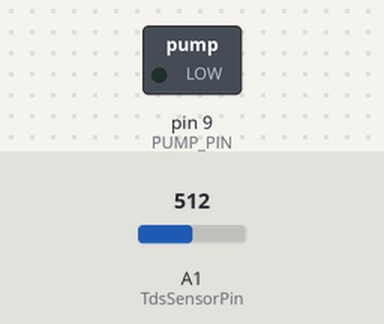
This sketch was run on a simulated Arduino Uno, built with avr-gcc and run on an emulated ATmega328P. Shown: switched loads named in the sketch (green lamp = pin HIGH). Inputs (shaded band) come from the test bench; at power-on: A1 (TdsSensorPin) = 512. What the sketch prints to the serial monitor is not drawn.

Above: at 0.1 s.
At 0.9 s:
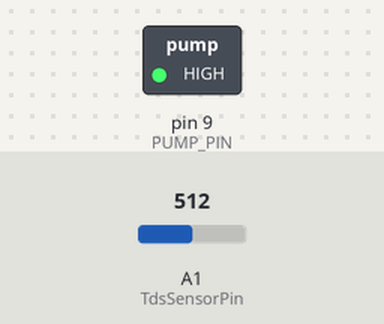
Timing chart, 0 to 2.4 s (numbered marks = the images above):
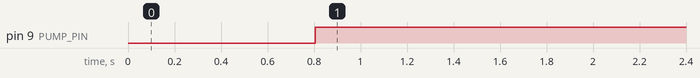

Measured:
- by itself, pin 9 (PUMP_PIN): LOW → HIGH at 0.81 s

The sketch:

arduino_sketch.ino
```cpp
// **TDS Sensor Setup**
#define TdsSensorPin A1

#define VREF 5.0      // Analog reference voltage (5V)
#define SCOUNT 30     // Number of samples for averaging
int analogBuffer[SCOUNT];
int analogBufferTemp[SCOUNT];
int analogBufferIndex = 0, copyIndex = 0;
float averageVoltage = 0, tdsValue = 0, temperature = 25;

// **Pump Setup**
#define PUMP_PIN 9  // Pump control pin

// **TDS Control Limits**
#define TDS_THRESHOLD 250   // TDS threshold for pump control

void setup() {
    Serial.begin(115200);
    pinMode(TdsSensorPin, INPUT);  // TDS sensor pin
    pinMode(PUMP_PIN, OUTPUT);    // Pump control pin (pin 9)
}

void loop() {
    readTDS();  // Read TDS sensor
    controlPump();  // Control pump based on TDS value
}

// **Reads TDS value from the sensor**
void readTDS() {
    static unsigned long analogSampleTimepoint = millis();
    if (millis() - analogSampleTimepoint > 40U) {
        analogSampleTimepoint = millis();
        analogBuffer[analogBufferIndex] = analogRead(TdsSensorPin);
        analogBufferIndex = (analogBufferIndex + 1) % SCOUNT;
    }

    static unsigned long printTimepoint = millis();
    if (millis() - printTimepoint > 800U) {
        printTimepoint = millis();
        for (copyIndex = 0; copyIndex < SCOUNT; copyIndex++)
            analogBufferTemp[copyIndex] = analogBuffer[copyIndex];

        averageVoltage = getMedianNum(analogBufferTemp, SCOUNT) * (float)VREF / 1024.0;
        float compensationCoefficient = 1.0 + 0.02 * (temperature - 25.0);
        float compensationVoltage = averageVoltage / compensationCoefficient;
        tdsValue = (133.42 * compensationVoltage * compensationVoltage * compensationVoltage
                   - 255.86 * compensationVoltage * compensationVoltage
                   + 857.39 * compensationVoltage) * 0.5;

    }

        Serial.print("TDS Value: ");
        Serial.print(tdsValue);
        Serial.println(" ppm");
}

// **Controls the pump based on TDS**
void controlPump() {
    if (tdsValue > TDS_THRESHOLD) {
        // Turn pump ON
        digitalWrite(PUMP_PIN, HIGH);
        Serial.println("Pump ON");
    } else {
        // Turn pump OFF
        digitalWrite(PUMP_PIN, LOW);
        Serial.println("Pump OFF");
    }
}

// **Median filter to stabilize TDS readings**
int getMedianNum(int bArray[], int iFilterLen) {
    int bTab[iFilterLen];
    for (byte i = 0; i < iFilterLen; i++) bTab[i] = bArray[i];

    int i, j, bTemp;
    for (j = 0; j < iFilterLen - 1; j++) {
        for (i = 0; i < iFilterLen - j - 1; i++) {
            if (bTab[i] > bTab[i + 1]) {
                bTemp = bTab[i];
                bTab[i] = bTab[i + 1];
                bTab[i + 1] = bTemp;
            }
        }
    }

    if ((iFilterLen & 1) > 0) return bTab[(iFilterLen - 1) / 2];
    else return (bTab[iFilterLen / 2] + bTab[iFilterLen / 2 - 1]) / 2;
}
```
